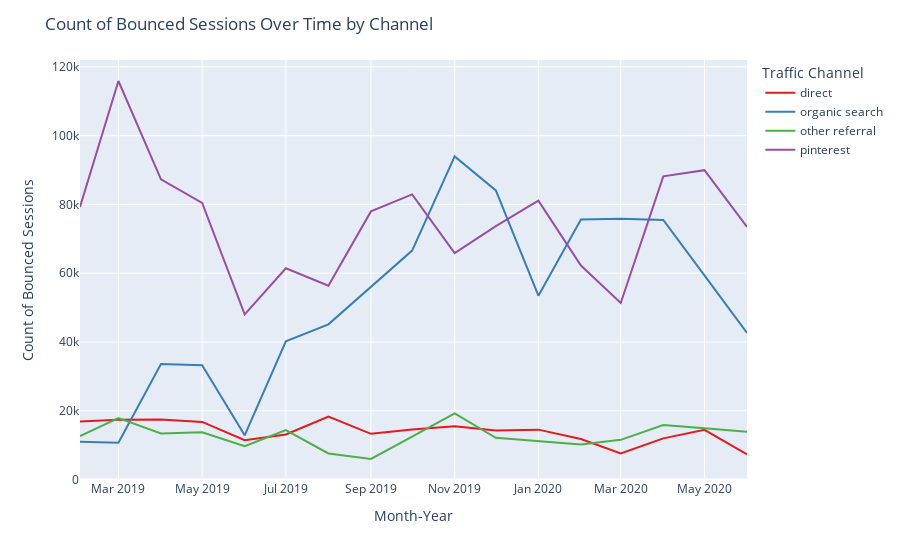
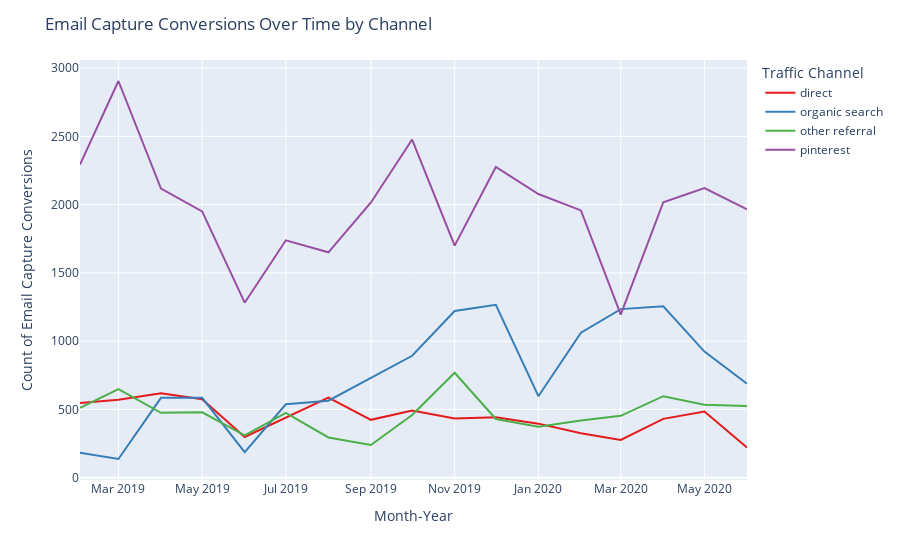

The notebook cell these images were saved under, in order:
### Markdown cell above
### Visualizing Metrics in Terms of Sessions

### Code cell
color_sequence = ['#e41a1c', '#377eb8', '#4daf4a', '#984ea3']


# bounce rate
fig = px.line(traffic_source,
              y='bounced_sessions',
              color='Traffic Channel',
              color_discrete_sequence=color_sequence)
fig.update_layout(title="Count of Bounced Sessions Over Time by Channel",
                  xaxis_title="Month-Year",
                  yaxis_title="Count of Bounced Sessions")
py.offline.iplot(fig)
fig.write_html("../reports/figures/plotly/count_bounced_sessions_by_channel.html")

fig = px.line(traffic_source,
              y='email_conv_sessions',
              color='Traffic Channel',
              color_discrete_sequence=color_sequence)
fig.update_layout(title="Email Capture Conversions Over Time by Channel",
                  xaxis_title="Month-Year",
                  yaxis_title="Count of Email Capture Conversions")
py.offline.iplot(fig)
fig.write_html("../reports/figures/plotly/count_email_conversions_by_channel.html")

### Figure 1 — Plotly figure (JSON) as saved in the notebook; plotly's stock layout.template omitted (floating-point values rounded to 4 significant figures)
{"data": [{"hovertemplate": "Traffic Channel=direct<br>index=%{x}<br>bounced_sessions=%{y}<extra></extra>", "legendgroup": "direct", "line": {"color": "#e41a1c", "dash": "solid"}, "mode": "lines", "name": "direct", "orientation": "v", "showlegend": true, "type": "scatter", "x": ["2019-02-01T00:00:00", "2019-03-01T00:00:00", "2019-04-01T00:00:00", "2019-05-01T00:00:00", "2019-06-01T00:00:00", "2019-07-01T00:00:00", "2019-08-01T00:00:00", "2019-09-01T00:00:00", "2019-10-01T00:00:00", "2019-11-01T00:00:00", "2019-12-01T00:00:00", "2020-01-01T00:00:00", "2020-02-01T00:00:00", "2020-03-01T00:00:00", "2020-04-01T00:00:00", "2020-05-01T00:00:00", "2020-06-01T00:00:00"], "xaxis": "x", "y": [16872, 17358, 17448, 16756, 11426, 13095, 18339, 13292, 14551, 15500, 14261, 14506, 11782, 7568, 11967, 14466, 7336], "yaxis": "y"}, {"hovertemplate": "Traffic Channel=organic search<br>index=%{x}<br>bounced_sessions=%{y}<extra></extra>", "legendgroup": "organic search", "line": {"color": "#377eb8", "dash": "solid"}, "mode": "lines", "name": "organic search", "orientation": "v", "showlegend": true, "type": "scatter", "x": ["2019-02-01T00:00:00", "2019-03-01T00:00:00", "2019-04-01T00:00:00", "2019-05-01T00:00:00", "2019-06-01T00:00:00", "2019-07-01T00:00:00", "2019-08-01T00:00:00", "2019-09-01T00:00:00", "2019-10-01T00:00:00", "2019-11-01T00:00:00", "2019-12-01T00:00:00", "2020-01-01T00:00:00", "2020-02-01T00:00:00", "2020-03-01T00:00:00", "2020-04-01T00:00:00", "2020-05-01T00:00:00", "2020-06-01T00:00:00"], "xaxis": "x", "y": [11002, 10685, 33578, 33202, 12846, 40207, 45128, 55991, 66580, 93951, 84049, 53454, 75628, 75847, 75499, 59382, 42600], "yaxis": "y"}, {"hovertemplate": "Traffic Channel=other referral<br>index=%{x}<br>bounced_sessions=%{y}<extra></extra>", "legendgroup": "other referral", "line": {"color": "#4daf4a", "dash": "solid"}, "mode": "lines", "name": "other referral", "orientation": "v", "showlegend": true, "type": "scatter", "x": ["2019-02-01T00:00:00", "2019-03-01T00:00:00", "2019-04-01T00:00:00", "2019-05-01T00:00:00", "2019-06-01T00:00:00", "2019-07-01T00:00:00", "2019-08-01T00:00:00", "2019-09-01T00:00:00", "2019-10-01T00:00:00", "2019-11-01T00:00:00", "2019-12-01T00:00:00", "2020-01-01T00:00:00", "2020-02-01T00:00:00", "2020-03-01T00:00:00", "2020-04-01T00:00:00", "2020-05-01T00:00:00", "2020-06-01T00:00:00"], "xaxis": "x", "y": [12607, 17849, 13382, 13770, 9696, 14383, 7593, 5970, 12457, 19210, 12137, 11080, 10154, 11546, 15857, 14907, 13888], "yaxis": "y"}, {"hovertemplate": "Traffic Channel=pinterest<br>index=%{x}<br>bounced_sessions=%{y}<extra></extra>", "legendgroup": "pinterest", "line": {"color": "#984ea3", "dash": "solid"}, "mode": "lines", "name": "pinterest", "orientation": "v", "showlegend": true, "type": "scatter", "x": ["2019-02-01T00:00:00", "2019-03-01T00:00:00", "2019-04-01T00:00:00", "2019-05-01T00:00:00", "2019-06-01T00:00:00", "2019-07-01T00:00:00", "2019-08-01T00:00:00", "2019-09-01T00:00:00", "2019-10-01T00:00:00", "2019-11-01T00:00:00", "2019-12-01T00:00:00", "2020-01-01T00:00:00", "2020-02-01T00:00:00", "2020-03-01T00:00:00", "2020-04-01T00:00:00", "2020-05-01T00:00:00", "2020-06-01T00:00:00"], "xaxis": "x", "y": [79281, 115884, 87287, 80435, 48018, 61442, 56363, 77968, 82897, 65812, 73688, 81112, 62222, 51315, 88157, 89958, 73464], "yaxis": "y"}], "layout": {"legend": {"title": {"text": "Traffic Channel"}, "tracegroupgap": 0}, "margin": {"t": 60}, "title": {"text": "Count of Bounced Sessions Over Time by Channel"}, "xaxis": {"anchor": "y", "domain": [0, 1], "title": {"text": "Month-Year"}}, "yaxis": {"anchor": "x", "domain": [0, 1], "title": {"text": "Count of Bounced Sessions"}}}}

### Figure 2 — Plotly figure (JSON) as saved in the notebook; plotly's stock layout.template omitted (floating-point values rounded to 4 significant figures)
{"data": [{"hovertemplate": "Traffic Channel=direct<br>index=%{x}<br>email_conv_sessions=%{y}<extra></extra>", "legendgroup": "direct", "line": {"color": "#e41a1c", "dash": "solid"}, "mode": "lines", "name": "direct", "orientation": "v", "showlegend": true, "type": "scatter", "x": ["2019-02-01T00:00:00", "2019-03-01T00:00:00", "2019-04-01T00:00:00", "2019-05-01T00:00:00", "2019-06-01T00:00:00", "2019-07-01T00:00:00", "2019-08-01T00:00:00", "2019-09-01T00:00:00", "2019-10-01T00:00:00", "2019-11-01T00:00:00", "2019-12-01T00:00:00", "2020-01-01T00:00:00", "2020-02-01T00:00:00", "2020-03-01T00:00:00", "2020-04-01T00:00:00", "2020-05-01T00:00:00", "2020-06-01T00:00:00"], "xaxis": "x", "y": [548, 571, 618, 575, 298, 437, 586, 424, 492, 434, 442, 396, 325, 277, 431, 485, 221], "yaxis": "y"}, {"hovertemplate": "Traffic Channel=organic search<br>index=%{x}<br>email_conv_sessions=%{y}<extra></extra>", "legendgroup": "organic search", "line": {"color": "#377eb8", "dash": "solid"}, "mode": "lines", "name": "organic search", "orientation": "v", "showlegend": true, "type": "scatter", "x": ["2019-02-01T00:00:00", "2019-03-01T00:00:00", "2019-04-01T00:00:00", "2019-05-01T00:00:00", "2019-06-01T00:00:00", "2019-07-01T00:00:00", "2019-08-01T00:00:00", "2019-09-01T00:00:00", "2019-10-01T00:00:00", "2019-11-01T00:00:00", "2019-12-01T00:00:00", "2020-01-01T00:00:00", "2020-02-01T00:00:00", "2020-03-01T00:00:00", "2020-04-01T00:00:00", "2020-05-01T00:00:00", "2020-06-01T00:00:00"], "xaxis": "x", "y": [182, 137, 585, 585, 187, 538, 564, 732, 893, 1221, 1266, 597, 1062, 1235, 1256, 924, 689], "yaxis": "y"}, {"hovertemplate": "Traffic Channel=other referral<br>index=%{x}<br>email_conv_sessions=%{y}<extra></extra>", "legendgroup": "other referral", "line": {"color": "#4daf4a", "dash": "solid"}, "mode": "lines", "name": "other referral", "orientation": "v", "showlegend": true, "type": "scatter", "x": ["2019-02-01T00:00:00", "2019-03-01T00:00:00", "2019-04-01T00:00:00", "2019-05-01T00:00:00", "2019-06-01T00:00:00", "2019-07-01T00:00:00", "2019-08-01T00:00:00", "2019-09-01T00:00:00", "2019-10-01T00:00:00", "2019-11-01T00:00:00", "2019-12-01T00:00:00", "2020-01-01T00:00:00", "2020-02-01T00:00:00", "2020-03-01T00:00:00", "2020-04-01T00:00:00", "2020-05-01T00:00:00", "2020-06-01T00:00:00"], "xaxis": "x", "y": [512, 649, 475, 479, 310, 475, 295, 240, 459, 769, 430, 374, 419, 453, 597, 535, 525], "yaxis": "y"}, {"hovertemplate": "Traffic Channel=pinterest<br>index=%{x}<br>email_conv_sessions=%{y}<extra></extra>", "legendgroup": "pinterest", "line": {"color": "#984ea3", "dash": "solid"}, "mode": "lines", "name": "pinterest", "orientation": "v", "showlegend": true, "type": "scatter", "x": ["2019-02-01T00:00:00", "2019-03-01T00:00:00", "2019-04-01T00:00:00", "2019-05-01T00:00:00", "2019-06-01T00:00:00", "2019-07-01T00:00:00", "2019-08-01T00:00:00", "2019-09-01T00:00:00", "2019-10-01T00:00:00", "2019-11-01T00:00:00", "2019-12-01T00:00:00", "2020-01-01T00:00:00", "2020-02-01T00:00:00", "2020-03-01T00:00:00", "2020-04-01T00:00:00", "2020-05-01T00:00:00", "2020-06-01T00:00:00"], "xaxis": "x", "y": [2293, 2906, 2118, 1951, 1282, 1739, 1651, 2016, 2477, 1700, 2276, 2078, 1958, 1194, 2018, 2121, 1966], "yaxis": "y"}], "layout": {"legend": {"title": {"text": "Traffic Channel"}, "tracegroupgap": 0}, "margin": {"t": 60}, "title": {"text": "Email Capture Conversions Over Time by Channel"}, "xaxis": {"anchor": "y", "domain": [0, 1], "title": {"text": "Month-Year"}}, "yaxis": {"anchor": "x", "domain": [0, 1], "title": {"text": "Count of Email Capture Conversions"}}}}
